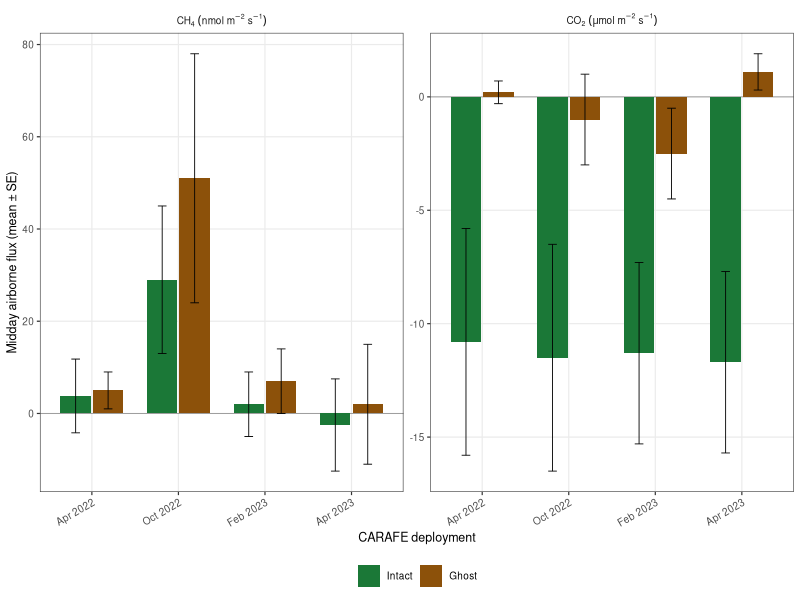
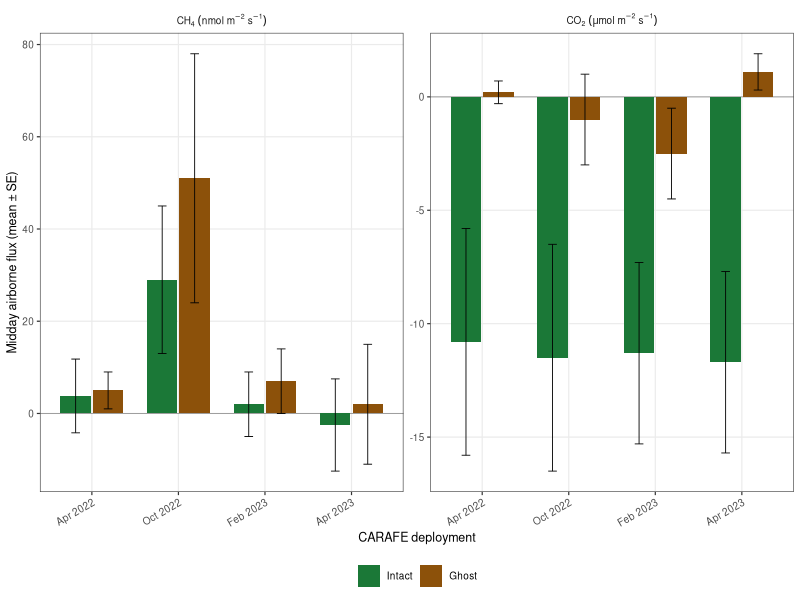

These charts were generated, in order, by the following R code:
# =============================================================================
# Airborne (CARAFE) CO2 and CH4 fluxes for intact versus ghost mangrove, by
# deployment: two-class (mangrove forest, ghost forest) disaggregation
# (Delaria et al.). Deployments in hand: Apr 2022, Oct 2022, Feb 2023, Apr 2023
# (data/carafe_topdown/delaria_endmembers_campaign.csv).
# Output: output/figures/other/carafe_endmembers.{png,pdf} (draft panel).
# =============================================================================
suppressMessages({library(dplyr); library(ggplot2)})
if (requireNamespace("here", quietly = TRUE)) setwd(here::here())
deps <- c("Apr 2022", "Oct 2022", "Feb 2023", "Apr 2023")
d <- read.csv("data/carafe_topdown/delaria_endmembers_campaign.csv") %>%
  filter(campaign %in% deps) %>%
  mutate(class = recode(class, mangrove_forest = "Intact", ghost_forest = "Ghost"),
         campaign = factor(campaign, levels = deps), class = factor(class, levels = c("Intact", "Ghost")),
         gas = recode(gas, CO2 = "CO[2]~(mu*mol~m^-2~s^-1)", CH4 = "CH[4]~(nmol~m^-2~s^-1)"))
g <- ggplot(d, aes(campaign, flux, fill = class)) +
  geom_hline(yintercept = 0, colour = "grey60", linewidth = 0.3) +
  geom_col(position = position_dodge(0.75), width = 0.7) +
  geom_errorbar(aes(ymin = flux - se, ymax = flux + se), position = position_dodge(0.75), width = 0.2, linewidth = 0.3) +
  facet_wrap(~ gas, scales = "free_y", labeller = label_parsed) +
  scale_x_discrete(drop = FALSE) +
  scale_fill_manual(values = c(Intact = "#1b7837", Ghost = "#8c510a"), name = NULL) +
  labs(x = "CARAFE deployment", y = "Midday airborne flux (mean ± SE)") +
  theme_bw(base_size = 9) + theme(legend.position = "bottom", panel.grid.minor = element_blank(),
                                  axis.text.x = element_text(angle = 30, hjust = 1), strip.background = element_blank())
dir.create("output/figures/other", showWarnings = FALSE, recursive = TRUE)
ggsave("output/figures/other/carafe_endmembers.png", g, width = 6.5, height = 3.2, dpi = 300)
ggsave("output/figures/other/carafe_endmembers.pdf", g, width = 6.5, height = 3.2)
